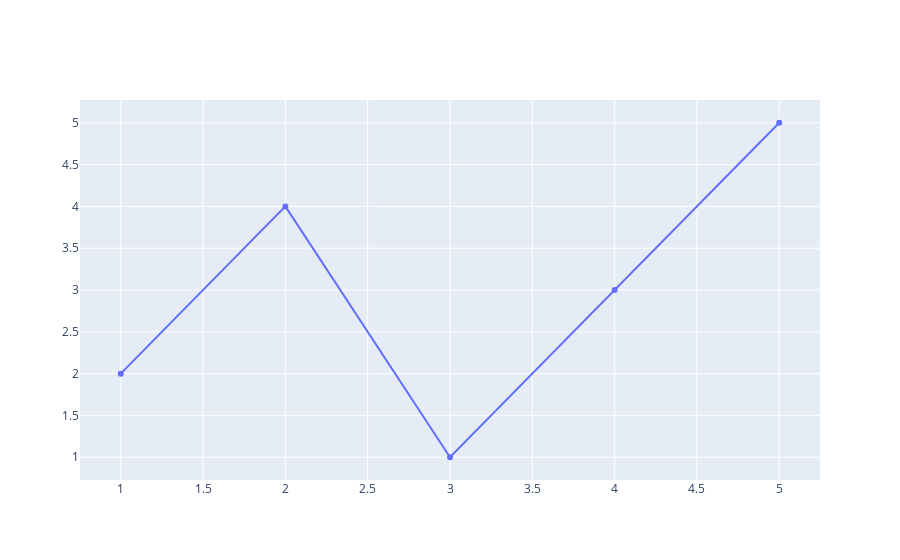

The notebook cell saved with this chart:
### Markdown cell above
## Plotly Graph Object Line Chart

### Code cell
import plotly.graph_objects as go

x = [1, 2, 3, 4, 5]
y = [2, 4, 1, 3, 5]
fig = go.Figure(data=[go.Scatter(x=x, y=y)])

fig.show()

### Figure 1 — Plotly figure (JSON) as saved in the notebook; plotly's stock layout.template omitted (floating-point values rounded to 4 significant figures)
{"data": [{"type": "scatter", "x": [1, 2, 3, 4, 5], "y": [2, 4, 1, 3, 5]}], "layout": {}}
